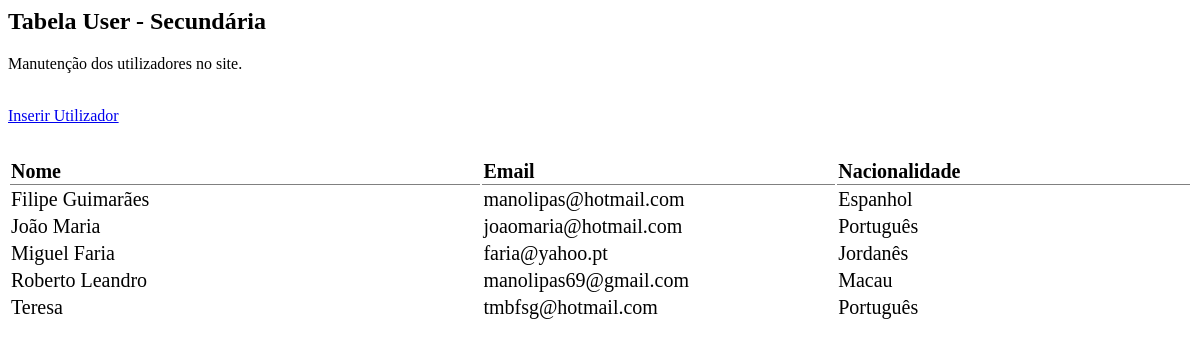
The app's page /backoffice/content/users/users.php, older data.
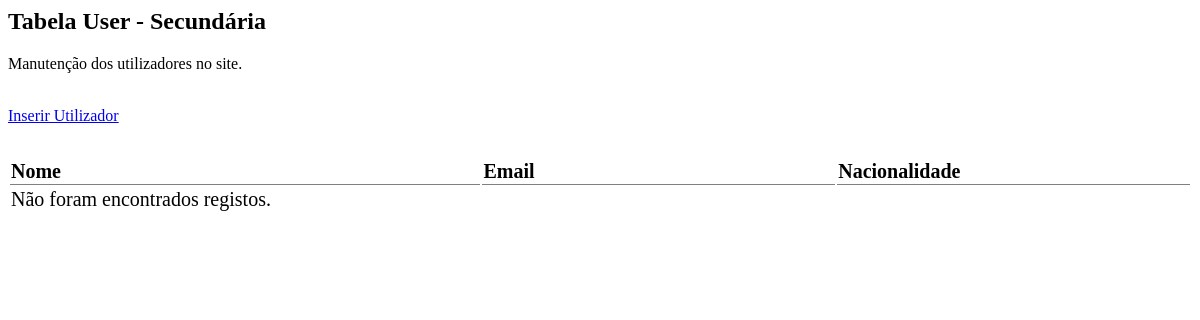
The same page, newer data.
### tables this page shows
CREATE TABLE IF NOT EXISTS `user` (
  `id` int(11) NOT NULL AUTO_INCREMENT,
  `name` varchar(255) DEFAULT NULL,
  `email` varchar(255) NOT NULL,
  `phone_number` varchar(50) DEFAULT NULL,
  `nacionality` varchar(50) DEFAULT NULL,
  `birthdate` date DEFAULT NULL,
  `creation_date` datetime DEFAULT current_timestamp(),
  `profile_image` varchar(100) DEFAULT NULL,
  `verified` int(1) DEFAULT NULL,
  `display_language` int(3) DEFAULT 1,
  `gender` int(1) DEFAULT NULL,
  `role` int(1) DEFAULT NULL,
  `password` varchar(40) DEFAULT NULL,
  PRIMARY KEY (`id`,`email`),
  UNIQUE KEY `email` (`email`),
  UNIQUE KEY `phone_number` (`phone_number`),
  KEY `FK_user_sex` (`gender`) USING BTREE,
  KEY `FK_user_role` (`role`),
  KEY `FK_user_language` (`display_language`),
  CONSTRAINT `FK_user_gender` FOREIGN KEY (`gender`) REFERENCES `gender` (`id`) ON DELETE NO ACTION ON UPDATE NO ACTION,
  CONSTRAINT `FK_user_language` FOREIGN KEY (`display_language`) REFERENCES `language` (`id`) ON DELETE NO ACTION ON UPDATE NO ACTION,
  CONSTRAINT `FK_user_role` FOREIGN KEY (`role`) REFERENCES `role` (`id`) ON DELETE NO ACTION ON UPDATE NO ACTION
);

### backoffice/content/users/users.php (the view, shortened to what this page needs)
<?php
$showtour = "SELECT * FROM user ORDER BY name";
$show = mysqli_query($conn, $showtour);
if (mysqli_num_rows($show) > 0) {
    $row = mysqli_fetch_array($show);
} else {
    $row = null;
}
?>
<h2>Tabela User - Secundária</h2>
<p>Manutenção dos utilizadores no site.</p>
<a href="./?p=21" class="insert-button">Inserir Utilizador</a>
<a id="delLink" disabled><i class="fa-regular fa-trash-can fa-2xl" onclick="confirmDelete(<?php echo $row['id']; ?>)"></i></a>
<?php
if ($row !== null && isset($row['id'])) {
    $editLink = './?p=25&id=' . $row['id'] . '&operation=editar';
} else {
    $editLink = null;
}
echo '<a href="' . $editLink . '" id="editLink" disabled><i class="fa-regular fa-pen-to-square fa-2xl"></i></a>' ?>
<table class="table-hover" style="width:100%; font-size: 20px; margin-top: 1rem; padding-top: 1rem;">
    <thead>
        <tr>
            <th scope="col" style="text-align: left; width:40%; border-bottom: solid 1px grey; border-collapse: collapse;">Nome</th>
            <th scope="col" style="text-align: left; width:30%; border-bottom: solid 1px grey; border-collapse: collapse;">Email</th>
            <th scope="col" style="text-align: left; width:30%; border-bottom: solid 1px grey; border-collapse: collapse;">Nacionalidade</th>
        </tr>
    </thead>
    <tbody>
        <?php
        if ($row !== null) {
            do {
        ?>
                <tr id="tr_<?php echo $row['id']; ?>" onclick="storeID(<?php echo $row['id']; ?>)">
                    <?php
                    echo "<td>" . $row['name'] . "</td>";
                    echo "<td>" . $row['email'] . "</td>";
                    echo "<td>" . $row['nacionality'] . "</td>";
                    ?>
                </tr>
        <?php
            } while ($row = mysqli_fetch_assoc($show));
        } else {
            echo "<tr><td colspan='4'>Não foram encontrados registos.</td></tr>";
        }
        ?>
    </tbody>
</table>

Row changes from the older to the newer data that the page shows:
removed user: name "Filipe Guimarães", email "manolipas@hotmail.com", nacionality "Espanhol"
removed user: name "João Maria", email "joaomaria@hotmail.com", nacionality "Português"
removed user: name "Miguel Faria", email "faria@yahoo.pt", nacionality "Jordanês"
removed user: name "Roberto Leandro", email "manolipas69@gmail.com", nacionality "Macau"
removed user: name "Teresa", email "tmbfsg@hotmail.com", nacionality "Português"
Text that changed along with them:
text now shown: "Não foram encontrados registos."
